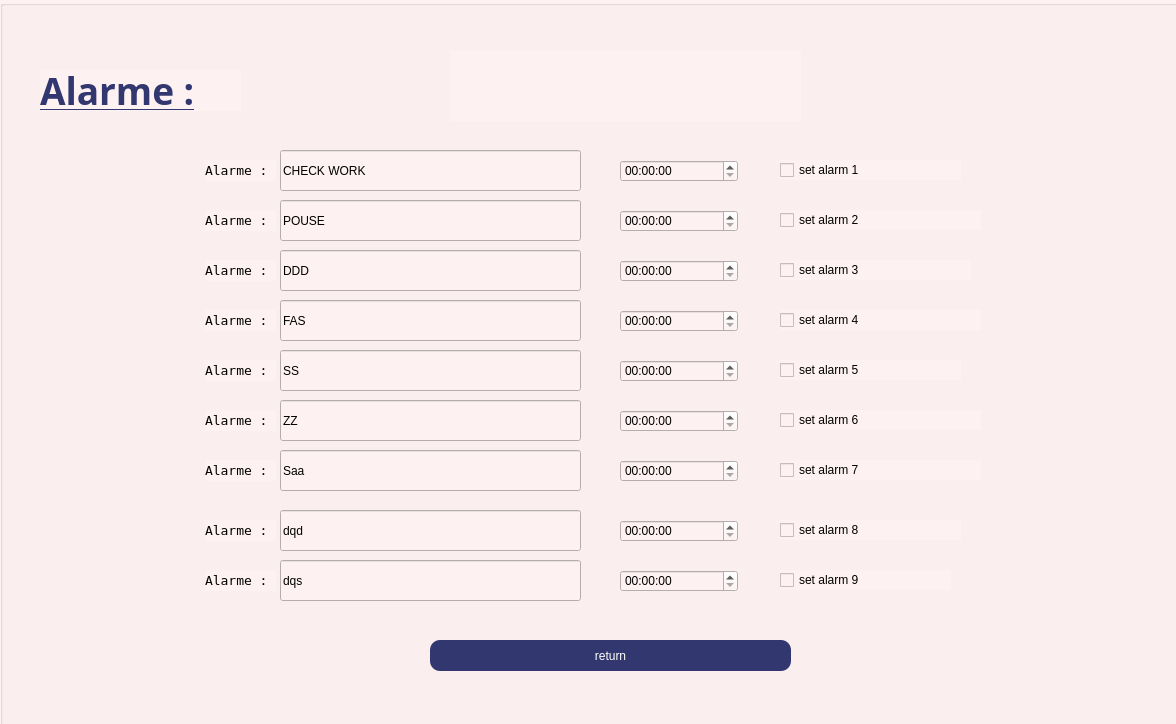
<?xml version="1.0" encoding="UTF-8"?>
<ui version="4.0">
 <class>alarme</class>
 <widget class="QDialog" name="alarme">
  <property name="geometry">
   <rect>
    <x>0</x>
    <y>0</y>
    <width>1176</width>
    <height>724</height>
   </rect>
  </property>
  <property name="windowTitle">
   <string>Tv'Ease</string>
  </property>
  <property name="windowIcon">
   <iconset resource="source.qrc">
    <normaloff>:/img/images/logo.png</normaloff>:/img/images/logo.png</iconset>
  </property>
  <widget class="QGroupBox" name="groupBox">
   <property name="geometry">
    <rect>
     <x>0</x>
     <y>0</y>
     <width>1191</width>
     <height>731</height>
    </rect>
   </property>
   <property name="styleSheet">
    <string notr="true">background-color: #fdf1f1 ;</string>
   </property>
   <property name="title">
    <string/>
   </property>
   <widget class="QCheckBox" name="checkBox_6">
    <property name="geometry">
     <rect>
      <x>780</x>
      <y>410</y>
      <width>201</width>
      <height>20</height>
     </rect>
    </property>
    <property name="text">
     <string>set alarm 6</string>
    </property>
   </widget>
   <widget class="QCheckBox" name="checkBox_4">
    <property name="geometry">
     <rect>
      <x>780</x>
      <y>310</y>
      <width>201</width>
      <height>20</height>
     </rect>
    </property>
    <property name="text">
     <string>set alarm 4</string>
    </property>
   </widget>
   <widget class="QLabel" name="label_9">
    <property name="geometry">
     <rect>
      <x>205</x>
      <y>570</y>
      <width>71</width>
      <height>21</height>
     </rect>
    </property>
    <property name="font">
     <font>
      <family>NSimSun</family>
      <pointsize>10</pointsize>
     </font>
    </property>
    <property name="text">
     <string>Alarme :</string>
    </property>
   </widget>
   <widget class="QTimeEdit" name="alarmTime_3">
    <property name="geometry">
     <rect>
      <x>620</x>
      <y>260</y>
      <width>118</width>
      <height>22</height>
     </rect>
    </property>
   </widget>
   <widget class="QLineEdit" name="dd_5">
    <property name="geometry">
     <rect>
      <x>280</x>
      <y>350</y>
      <width>301</width>
      <height>41</height>
     </rect>
    </property>
    <property name="text">
     <string>SS</string>
    </property>
   </widget>
   <widget class="QTimeEdit" name="alarmTime_8">
    <property name="geometry">
     <rect>
      <x>620</x>
      <y>520</y>
      <width>118</width>
      <height>22</height>
     </rect>
    </property>
   </widget>
   <widget class="QLineEdit" name="dd_7">
    <property name="geometry">
     <rect>
      <x>280</x>
      <y>450</y>
      <width>301</width>
      <height>41</height>
     </rect>
    </property>
    <property name="text">
     <string>Saa</string>
    </property>
   </widget>
   <widget class="QLabel" name="label_7">
    <property name="geometry">
     <rect>
      <x>205</x>
      <y>460</y>
      <width>71</width>
      <height>21</height>
     </rect>
    </property>
    <property name="font">
     <font>
      <family>NSimSun</family>
      <pointsize>10</pointsize>
     </font>
    </property>
    <property name="text">
     <string>Alarme :</string>
    </property>
   </widget>
   <widget class="QCheckBox" name="checkBox_3">
    <property name="geometry">
     <rect>
      <x>780</x>
      <y>260</y>
      <width>191</width>
      <height>20</height>
     </rect>
    </property>
    <property name="text">
     <string>set alarm 3</string>
    </property>
   </widget>
   <widget class="QLineEdit" name="dd">
    <property name="geometry">
     <rect>
      <x>280</x>
      <y>150</y>
      <width>301</width>
      <height>41</height>
     </rect>
    </property>
    <property name="text">
     <string>CHECK WORK</string>
    </property>
   </widget>
   <widget class="QCheckBox" name="checkBox_8">
    <property name="geometry">
     <rect>
      <x>780</x>
      <y>520</y>
      <width>181</width>
      <height>20</height>
     </rect>
    </property>
    <property name="text">
     <string>set alarm 8</string>
    </property>
   </widget>
   <widget class="QCheckBox" name="checkBox">
    <property name="geometry">
     <rect>
      <x>780</x>
      <y>160</y>
      <width>181</width>
      <height>20</height>
     </rect>
    </property>
    <property name="text">
     <string>set alarm 1</string>
    </property>
   </widget>
   <widget class="QCheckBox" name="checkBox_7">
    <property name="geometry">
     <rect>
      <x>780</x>
      <y>460</y>
      <width>201</width>
      <height>20</height>
     </rect>
    </property>
    <property name="text">
     <string>set alarm 7</string>
    </property>
   </widget>
   <widget class="QLabel" name="label_4">
    <property name="geometry">
     <rect>
      <x>205</x>
      <y>310</y>
      <width>71</width>
      <height>21</height>
     </rect>
    </property>
    <property name="font">
     <font>
      <family>NSimSun</family>
      <pointsize>10</pointsize>
     </font>
    </property>
    <property name="text">
     <string>Alarme :</string>
    </property>
   </widget>
   <widget class="QCheckBox" name="checkBox_9">
    <property name="geometry">
     <rect>
      <x>780</x>
      <y>570</y>
      <width>171</width>
      <height>20</height>
     </rect>
    </property>
    <property name="text">
     <string>set alarm 9</string>
    </property>
   </widget>
   <widget class="QLineEdit" name="dd_9">
    <property name="geometry">
     <rect>
      <x>280</x>
      <y>560</y>
      <width>301</width>
      <height>41</height>
     </rect>
    </property>
    <property name="text">
     <string>dqs</string>
    </property>
   </widget>
   <widget class="QLineEdit" name="dd_8">
    <property name="geometry">
     <rect>
      <x>280</x>
      <y>510</y>
      <width>301</width>
      <height>41</height>
     </rect>
    </property>
    <property name="text">
     <string>dqd</string>
    </property>
   </widget>
   <widget class="QTimeEdit" name="alarmTime_5">
    <property name="geometry">
     <rect>
      <x>620</x>
      <y>360</y>
      <width>118</width>
      <height>22</height>
     </rect>
    </property>
   </widget>
   <widget class="QLineEdit" name="dd_4">
    <property name="geometry">
     <rect>
      <x>280</x>
      <y>300</y>
      <width>301</width>
      <height>41</height>
     </rect>
    </property>
    <property name="text">
     <string>FAS</string>
    </property>
   </widget>
   <widget class="QLineEdit" name="dd_6">
    <property name="geometry">
     <rect>
      <x>280</x>
      <y>400</y>
      <width>301</width>
      <height>41</height>
     </rect>
    </property>
    <property name="text">
     <string>ZZ</string>
    </property>
   </widget>
   <widget class="QTimeEdit" name="alarmTime">
    <property name="geometry">
     <rect>
      <x>620</x>
      <y>160</y>
      <width>118</width>
      <height>22</height>
     </rect>
    </property>
   </widget>
   <widget class="QLineEdit" name="dd_3">
    <property name="geometry">
     <rect>
      <x>280</x>
      <y>250</y>
      <width>301</width>
      <height>41</height>
     </rect>
    </property>
    <property name="text">
     <string>DDD</string>
    </property>
   </widget>
   <widget class="QTimeEdit" name="alarmTime_9">
    <property name="geometry">
     <rect>
      <x>620</x>
      <y>570</y>
      <width>118</width>
      <height>22</height>
     </rect>
    </property>
   </widget>
   <widget class="QCheckBox" name="checkBox_2">
    <property name="geometry">
     <rect>
      <x>780</x>
      <y>210</y>
      <width>201</width>
      <height>20</height>
     </rect>
    </property>
    <property name="text">
     <string>set alarm 2</string>
    </property>
   </widget>
   <widget class="QLabel" name="label_6">
    <property name="geometry">
     <rect>
      <x>205</x>
      <y>410</y>
      <width>71</width>
      <height>21</height>
     </rect>
    </property>
    <property name="font">
     <font>
      <family>NSimSun</family>
      <pointsize>10</pointsize>
     </font>
    </property>
    <property name="text">
     <string>Alarme :</string>
    </property>
   </widget>
   <widget class="QLabel" name="label_2">
    <property name="geometry">
     <rect>
      <x>205</x>
      <y>210</y>
      <width>71</width>
      <height>21</height>
     </rect>
    </property>
    <property name="font">
     <font>
      <family>NSimSun</family>
      <pointsize>10</pointsize>
     </font>
    </property>
    <property name="text">
     <string>Alarme :</string>
    </property>
   </widget>
   <widget class="QTimeEdit" name="alarmTime_4">
    <property name="geometry">
     <rect>
      <x>620</x>
      <y>310</y>
      <width>118</width>
      <height>22</height>
     </rect>
    </property>
   </widget>
   <widget class="QLabel" name="label_5">
    <property name="geometry">
     <rect>
      <x>205</x>
      <y>360</y>
      <width>71</width>
      <height>21</height>
     </rect>
    </property>
    <property name="font">
     <font>
      <family>NSimSun</family>
      <pointsize>10</pointsize>
     </font>
    </property>
    <property name="text">
     <string>Alarme :</string>
    </property>
   </widget>
   <widget class="QLabel" name="label_3">
    <property name="geometry">
     <rect>
      <x>205</x>
      <y>260</y>
      <width>71</width>
      <height>21</height>
     </rect>
    </property>
    <property name="font">
     <font>
      <family>NSimSun</family>
      <pointsize>10</pointsize>
     </font>
    </property>
    <property name="text">
     <string>Alarme :</string>
    </property>
   </widget>
   <widget class="QTimeEdit" name="alarmTime_2">
    <property name="geometry">
     <rect>
      <x>620</x>
      <y>210</y>
      <width>118</width>
      <height>22</height>
     </rect>
    </property>
   </widget>
   <widget class="QCheckBox" name="checkBox_5">
    <property name="geometry">
     <rect>
      <x>780</x>
      <y>360</y>
      <width>181</width>
      <height>20</height>
     </rect>
    </property>
    <property name="text">
     <string>set alarm 5</string>
    </property>
   </widget>
   <widget class="QTimeEdit" name="alarmTime_7">
    <property name="geometry">
     <rect>
      <x>620</x>
      <y>460</y>
      <width>118</width>
      <height>22</height>
     </rect>
    </property>
   </widget>
   <widget class="QLineEdit" name="dd_2">
    <property name="geometry">
     <rect>
      <x>280</x>
      <y>200</y>
      <width>301</width>
      <height>41</height>
     </rect>
    </property>
    <property name="text">
     <string>POUSE</string>
    </property>
   </widget>
   <widget class="QTimeEdit" name="alarmTime_6">
    <property name="geometry">
     <rect>
      <x>620</x>
      <y>410</y>
      <width>118</width>
      <height>22</height>
     </rect>
    </property>
   </widget>
   <widget class="QLabel" name="label_10">
    <property name="geometry">
     <rect>
      <x>40</x>
      <y>70</y>
      <width>201</width>
      <height>41</height>
     </rect>
    </property>
    <property name="font">
     <font>
      <family>SimSun-ExtB</family>
      <pointsize>28</pointsize>
      <weight>75</weight>
      <bold>true</bold>
      <underline>true</underline>
     </font>
    </property>
    <property name="styleSheet">
     <string notr="true">color : #333770 ; </string>
    </property>
    <property name="text">
     <string>Alarme :</string>
    </property>
   </widget>
   <widget class="QLabel" name="label">
    <property name="geometry">
     <rect>
      <x>205</x>
      <y>160</y>
      <width>71</width>
      <height>21</height>
     </rect>
    </property>
    <property name="font">
     <font>
      <family>NSimSun</family>
      <pointsize>10</pointsize>
     </font>
    </property>
    <property name="text">
     <string>Alarme :</string>
    </property>
   </widget>
   <widget class="QLabel" name="label_8">
    <property name="geometry">
     <rect>
      <x>205</x>
      <y>520</y>
      <width>71</width>
      <height>21</height>
     </rect>
    </property>
    <property name="font">
     <font>
      <family>NSimSun</family>
      <pointsize>10</pointsize>
     </font>
    </property>
    <property name="text">
     <string>Alarme :</string>
    </property>
   </widget>
   <widget class="QLabel" name="timeLabel">
    <property name="geometry">
     <rect>
      <x>450</x>
      <y>50</y>
      <width>351</width>
      <height>71</height>
     </rect>
    </property>
    <property name="font">
     <font>
      <family>Palatino Linotype</family>
      <pointsize>48</pointsize>
     </font>
    </property>
    <property name="text">
     <string/>
    </property>
   </widget>
   <widget class="QPushButton" name="pushButton">
    <property name="geometry">
     <rect>
      <x>430</x>
      <y>640</y>
      <width>361</width>
      <height>31</height>
     </rect>
    </property>
    <property name="cursor">
     <cursorShape>PointingHandCursor</cursorShape>
    </property>
    <property name="styleSheet">
     <string notr="true">#pushButton
{
border-radius : 10px ;
color : white ; 
padding:10px ;
border:none ; 
background-color:#333770;
color : white ; 
}

#pushButton:hover
{
background-color:  ;
}</string>
    </property>
    <property name="text">
     <string>return</string>
    </property>
   </widget>
  </widget>
 </widget>
 <resources>
  <include location="source.qrc"/>
 </resources>
 <connections/>
</ui>
